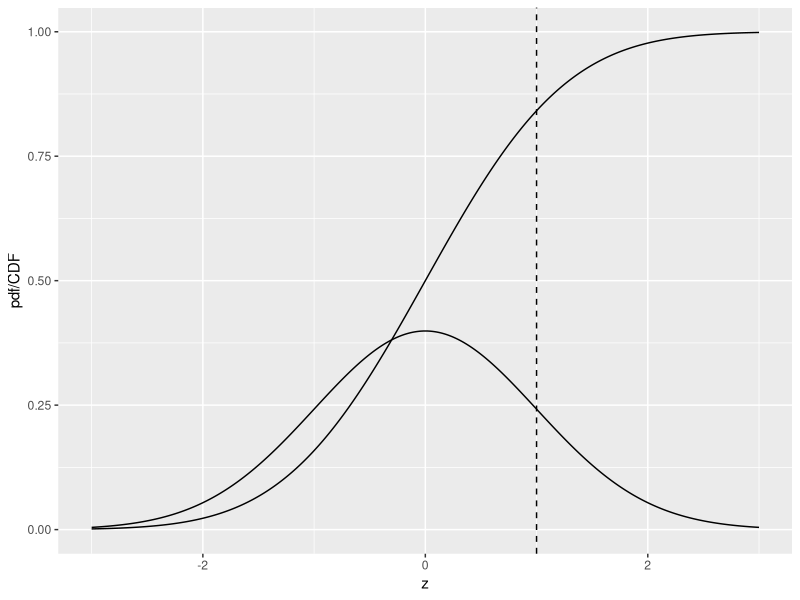
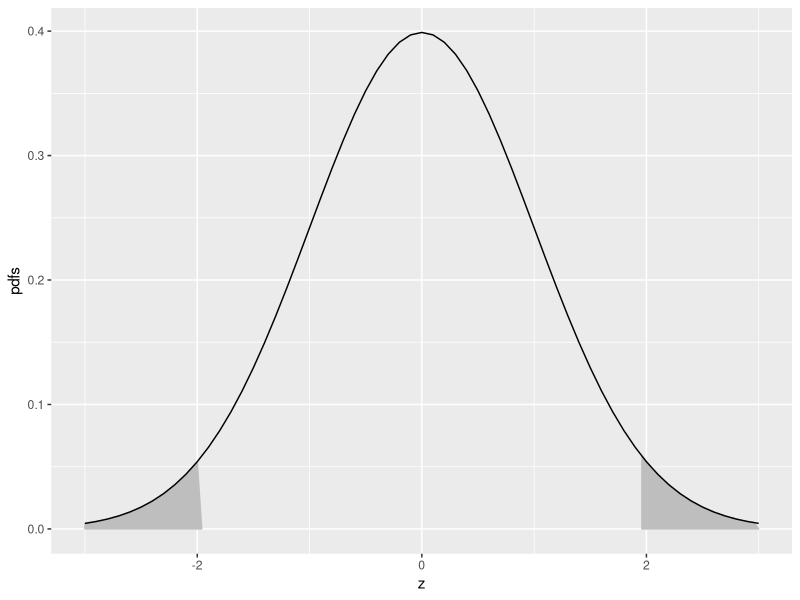

Source code (R) for these figures, in order:
## ---- chunk 1
knitr::opts_chunk$set(
  collapse = TRUE,
  comment = "#>"
)
library(ggplot2)
library(kableExtra)
## ---- chunk 2
x <- seq(-3,3,0.01)
pdfData <- data.frame(z = x, pdfcdf = dnorm(x))
# plot the CDF
cdfData <- data.frame(z = x, pdfcdf = pnorm(x))
pdfcdfPlot <- ggplot(
  mapping = aes(x = z, y = pdfcdf)) + 
  geom_line(data = pdfData) + 
  geom_line(data = cdfData) +
  geom_vline(xintercept = 1, linetype = 2) + 
  xlab(label = "z") + ylab(label = "pdf/CDF")
print(pdfcdfPlot)
## ---- chunk 3
qnorm(0.025)
qnorm(1-0.025)
pnorm(qnorm(0.025))
qnorm(pnorm(-1.96))
## ---- chunk 4
mu <- 0;sigma <- 1
zeta <- -qnorm(0.025)
step <- 0.1

LL<- -3
UL <- mu + 3*sigma

x.values <- seq(zeta,UL,step)
cord.x <- c(zeta, x.values,UL) 
cord.y <- c(0,dnorm(x.values),0) 

z <- seq(LL, UL, by = step)
curveData <- data.frame(z = z, pdfs = dnorm(z))
shadeData <- data.frame(z = cord.x, pdfs = cord.y)
shadedTails <- ggplot(mapping = aes(x = z, y = pdfs))  + geom_polygon(data = shadeData, color = "grey", fill = "grey")

zeta <- qnorm(0.025)
x.values <- seq(LL, zeta,step)
cord.x <- c(LL, x.values,zeta) 
cord.y <- c(0,dnorm(x.values),0) 
shadeData <- data.frame(z = cord.x, pdfs = cord.y)
shadedTails <- shadedTails + geom_polygon(data = shadeData, color = "grey", fill = "grey") + xlab(label = "z") 
shadedTails <- shadedTails + geom_line(data = curveData, color = "black")
print(shadedTails)
## ---- chunk 5
simulateDataset <- function(K1, K2, mu, zeta, seed) {
  set.seed(seed)
  z1 <- rnorm(K1)
  z2 <- rnorm(K2) + mu
  nTN <- length(z1[z1 < zeta])
  nTP <- length(z2[z2 >= zeta])
  Sp <- nTN/K1
  Se <- nTP/K2
  mu <- qnorm(Sp)+qnorm(Se)
  return(
    list(Sp = Sp,
         Se = Se,
         mu = mu))
}
## ---- chunk 6
mu <- 1.5
zeta <- mu/2
seed <- 100 # line 4
K1 <- 9
K2 <- 11
ds <- simulateDataset(K1, K2, mu, zeta, seed)

cat("seed = ", seed, 
    "\nK1 = ", K1, 
    "\nK2 = ", K2, 
    "\nSpecificity = ", ds$Sp, 
    "\nSensitivity = ", ds$Se, 
    "\nEst. of mu = ", ds$mu, "\n")
## ---- chunk 7
seed <- 101 # change
ds <- simulateDataset(K1, K2, mu, zeta, seed)

cat("seed = ", seed, 
    "\nK1 = ", K1, 
    "\nK2 = ", K2, 
    "\nSpecificity = ", ds$Sp, 
    "\nSensitivity = ", ds$Se, 
    "\nEst. of mu = ", ds$mu, "\n")
## ---- chunk 8
K1 <- 90 # change
K2 <- 110 # change
seed <- 100 # change
ds <- simulateDataset(K1, K2, mu, zeta, seed)

cat("seed = ", seed, 
    "\nK1 = ", K1, 
    "\nK2 = ", K2, 
    "\nSpecificity = ", ds$Sp, 
    "\nSensitivity = ", ds$Se, 
    "\nEst. of mu = ", ds$mu, "\n")
## ---- chunk 9
seed <- 101 # change
ds <- simulateDataset(K1, K2, mu, zeta, seed)

cat("seed = ", seed, 
    "\nK1 = ", K1, 
    "\nK2 = ", K2, 
    "\nSpecificity = ", ds$Sp, 
    "\nSensitivity = ", ds$Se, 
    "\nEst. of mu = ", ds$mu, "\n")
## ---- chunk 10
results <- array(dim = c(9,6))
results[1,] <- c(9, 11, 100, 0.889, 0.909, 2.56)
results[2,] <- c(9, 11, 101, 0.778, 0.545, 0.879)
results[3,] <- c(90, 110, 100, 0.778, 0.836, 1.74)
results[4,] <- c(90, 110, 101, 0.811, 0.755, 1.57)
results[5,] <- c(900, 1100, 100, 0.764, 0.761, 1.43)
results[6,] <- c(900, 1100, 101, 0.807, 0.759, 1.57)
results[7,] <- c(9000, 11000, 100, 0.774, 0.772, 1.5)
results[8,] <- c(9000, 11000, 101, 0.771, 0.775, 1.5)
results[9,] <- c(Inf, Inf, NA, 0.773, 0.773, 1.5)
df <- as.data.frame(results)
colnames(df) <- c("K1","K2","seed","Se","Sp","mu")
## ---- chunk 11
kable(df, caption = "Effect of sample size on case-sampling variability of estimates of sensitivity, specificity and the separation parameter.", escape = FALSE)
## ---- chunk 12
# Line 1
# ...
# ...
seed <- 100;set.seed(seed)
K1 <- 9;K2 <- 11;mu <- 1.5;zeta <- mu/2
z1 <- rnorm(K1)
z2 <- rnorm(K2) + mu
nTN <- length(z1[z1 < zeta])
nTP <- length(z2[z2 >= zeta])
Sp <- nTN/K1;Se <- nTP/K2
cat("seed = ", seed, 
    "\nK1 = ", K1, 
    "\nK2 = ", K2, 
    "\nSpecificity = ", Sp, 
    "\nSensitivity = ", Se, "\n")
## ---- chunk 13
options(digits=3)
seed <- 100;set.seed(seed)
alpha <- 0.05;K1 <- 99;K2 <- 111;mu <- 5;zeta <- mu/2
cat("alpha = ", alpha, 
    "\nK1 = ", K1, 
    "\nK2 = ", K2, 
    "\nmu = ", mu, 
    "\nzeta = ", zeta, "\n")
z1 <- rnorm(K1)
z2 <- rnorm(K2) + mu
nTN <- length(z1[z1 < zeta])
nTP <- length(z2[z2 >= zeta])
Sp <- nTN/K1;Se <- nTP/K2
cat("Specificity = ", Sp, 
    "\nSensitivity = ", Se, "\n")

# Approx binomial tests
cat("approx 95% CI on Specificity = ", 
    -abs(qnorm(alpha/2))*sqrt(Sp*(1-Sp)/K1)+Sp, 
    +abs(qnorm(alpha/2))*sqrt(Sp*(1-Sp)/K1)+Sp,"\n")

# Exact binomial test
ret <- binom.test(nTN, K1, p = nTN/K1)
cat("Exact 95% CI on Specificity = ", 
    as.numeric(ret$conf.int),"\n")

# Approx binomial tests
cat("approx 95% CI on Sensitivity = ", 
    -abs(qnorm(alpha/2))*sqrt(Se*(1-Se)/K2)+Se, 
    +abs(qnorm(alpha/2))*sqrt(Se*(1-Se)/K2)+Se,"\n")

# Exact binomial test
ret <- binom.test(nTP, K2, p = nTP/K2)
cat("Exact 95% CI on Sensitivity = ", 
    as.numeric(ret$conf.int),"\n")
